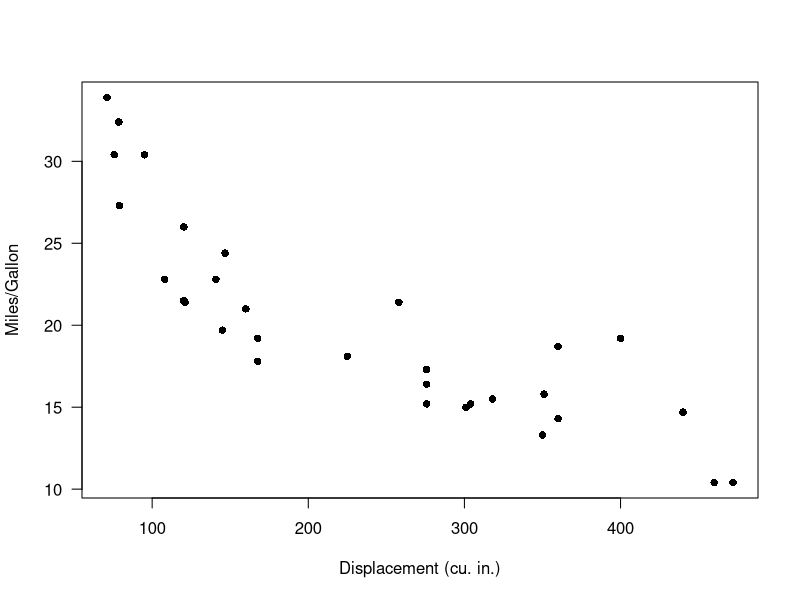
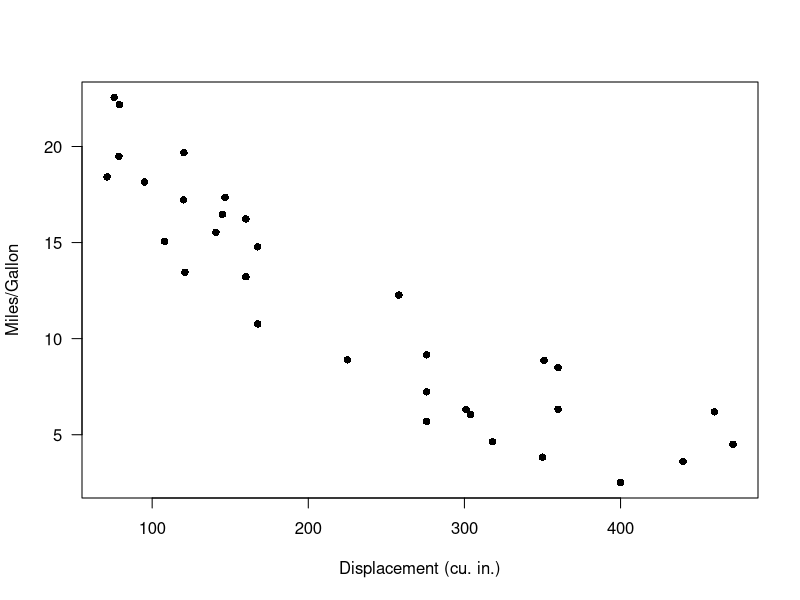

Recreate these plots in R, in order. (Note: this script raises an error after producing the figures.)

#  NRES 746, Lecture 4     -------------------------------                  
#   University of Nevada, Reno                       
#   Likelihood                                       
#     Assessing the probability of the data          
#     under a fully specified data-generating model        


# Demo: using data simulation to make inferences ----------------

data(mtcars)    # use the 'mtcars' data set as an example 

# ?mtcars

plot(mpg~disp, data = mtcars, las = 1, pch = 16, xlab = "Displacement (cu. in.)", ylab = "Miles/Gallon")   # visualize the relationship


# try an exponential model

mu_func <- function(x,a,b){
  a*exp(b*x)        # deterministic exponential decline (assuming b is negative)
}

DataGenerator <- function(x,params){
  a=params[1]; b=params[2]; sigma=params[3]
  rnorm(length(x),mu_func(x,a,b),sigma)     
}


## generate data under an assumed process model -----------------

xvals=mtcars$disp    # xvals same as data (there is no random component here- we can't really "sample" x values)
params <- c(  
  a = 30,             # set model parameters arbitrarily (eyeballing to the data) (see Bolker book)
  b = -0.005,   # = 1/200
  sigma=2
)

yvals <- DataGenerator(xvals,params)

plot(yvals~xvals,las = 1, pch = 16, xlab = "Displacement (cu. in.)", ylab = "Miles/Gallon")      # plot the simulated data



## assess goodness-of-fit of a known data-generating model --------------------

VisualizeModelWithData <- function(x,params){ 
  lots=1000
  plotdat = data.frame(xseq=round(seq(min(x),max(x),length=25)))
  results = replicate(lots,DataGenerator(plotdat$xseq,params))
      # now make a boxplot of the results
  bounds=sapply(1:nrow(results), function(t) c(lb=quantile(results[t,],0.025,names=F), ub=quantile(results[t,],0.975,names=F), mean=mean(results[t,]))  )
  plotdat = cbind(plotdat,t(bounds))
  plot = ggplot(plotdat,aes(x=xseq,y=mean)) +
    geom_ribbon(aes(ymin=lb,ymax=ub),fill="gray") +
    geom_path(lwd=2) + 
    geom_point(data=mtcars,aes(x=disp,y=mpg),col="darkgreen") +
    labs(x="Displacement",y="mpg",title ="Plausible data under this model" ) +
    theme_classic()
  print(plot)
}


VisualizeModelWithData(xvals,params)    # run the function to visualize the range of data that could be produced under this model


# now change the parameters and see if the data fit to the model

params["a"]=45       # was 30
params["b"]=-0.005   
    
VisualizeModelWithData(xvals,params)   


# try again- select a new set of parameters

params["b"]=-0.002   # was -0.005
params["sigma"]=3    # was 2
    
VisualizeModelWithData(xvals,params)   

# Work with likelihood! ---------------------

obs.data <- mtcars[1,c("mpg","disp")]    # for simplicity, consider only the first observation
obs.data


## "best fit" parameters from above   ----------------

params["a"]=35            # fill the list with the "best fit" parameter set from above (this is still just an educated guess) 
params["b"]= -0.0029   
params["sigma"]=0.95

expected_val <- mu_func(obs.data$disp,params["a"],params["b"])   
expected_val      # expected mpg for the first observation in the "mtcars" dataset


## Visualize the likelihood of this single observation.  ------------------------

mu_star = expected_val   # expected (mean) value for this observation, given the data generating model
sigma_star = params['sigma']    # standard deviation

curve(dnorm(x,mu_star,sigma_star),10,30,xlab="Response outcome under the specified model",ylab="probability density")   # probability of all plausible mpg values under the data generating model.  
abline(v=obs.data$mpg,col="red",lwd=2)    # overlay the observed data


## compute the likelihood of the first observation  ---------------------

likelihood1 = dnorm(obs.data$mpg,mu_star,sigma_star)
likelihood1


## Visualize the likelihood of two observations. ---------------

obs.data <- mtcars[c(1,3),c("mpg","disp")]
obs.data

par(mfrow=c(1,2))  # set up graphics!

for(i in 1:nrow(obs.data)){
  curve(dnorm(x,mu_func(obs.data$disp[i],params['a'],params['b']),params['sigma']),10,30,xlab="mpg",ylab="probability density")   # probability density
  abline(v=obs.data$mpg[i],col="red",lwd=2)
}


## compute the likelihood of observing BOTH data points  ----------------

Likelihood <- dnorm(obs.data$mpg[1],mu_func(obs.data$disp[1],params['a'],params['b']),params['sigma']) *
              dnorm(obs.data$mpg[2],mu_func(obs.data$disp[2],params['a'],params['b']),params['sigma'])  
Likelihood

prod(dnorm(obs.data$mpg,mu_func(obs.data$disp,params['a'],params['b']),params['sigma']))

# and now... four observations!

obs.data <- mtcars[c(1,3,4,5),c("mpg","disp")]
obs.data

par(mfrow=c(2,2))  # set up graphics!

for(i in 1:nrow(obs.data)){
  curve(dnorm(x,mu_func(obs.data$disp[i],params['a'],params['b']),params['sigma']),10,30,xlab="mpg",ylab="probability density")   # probability density
  abline(v=obs.data$mpg[i],col="red",lwd=2)
}



    # compute the likelihood of observing all four data points
prod(dnorm(obs.data$mpg,mu_func(obs.data$disp,params['a'],params['b']),params['sigma']))


       # Finally, compute the likelihood of ALL data points in the entire data set, using the "prod()" function
full.data <- mtcars[,c("mpg","disp")]

prod(dnorm(full.data$mpg,mu_func(full.data$disp,params['a'],params['b']),params['sigma']))


## Compute the log-likelihood (easier to work with!)  -----------------------

l <- sum(dnorm(full.data$mpg,mu_func(full.data$disp,params['a'],params['b']),params['sigma'],log=TRUE)) 
l
exp(l)   # we can convert back to likelihood if we want...


# Example likelihood function!  --------------------------------

# Arguments:
#   params: bundled vector of free parameters for the known data-generating model

mtcars_LL <- function(params){
  sum(dnorm(mtcars$mpg,mu_func(mtcars$disp,params['a'],params['b']),params['sigma'],log=TRUE)) 
}
mtcars_LL(params)


# Use numerical optimization methods to identify the maximum likelihood estimate (and the likelihood at the MLE)

optimizedLik <- optim(fn=mtcars_LL,par=params,control=list(fnscale=-1),hessian = T)  # note, the control param is set so that "optim" maximizes rather than minimizes the Log-likelihood. 


MLE = optimizedLik$par   # maximum likelihood parameter estimates
MLE

LogLik = optimizedLik$value   # log likelihood for the best model
LogLik


# visualize goodness-of-fit for the best model  ----------------------

xvals <- mtcars$disp
yvals <- mtcars$mpg
VisualizeModelWithData(xvals,MLE)


powerlaw = function(x,t){
  t[1] * x^t[2]
}

mtcars_NLL2 = function(params){
  -sum(dnorm(mtcars$mpg,powerlaw(mtcars$disp,params[1:2]),params['sigma'],log=TRUE)) 
}

params=c(a=40,b=-0.1,sigma=2)
optimizedLik2 <- optim(fn=mtcars_NLL2,par=params,,hessian = T)
MLE2 = optimizedLik2$par
MLE2

plot(mtcars$disp,mtcars$mpg)
curve(powerlaw(x,MLE2),add=T)


# Estimating parameter uncertainty -------------------------

# Visualize a "slice" of the likelihood function

allvals_b <- seq(-1/1000,-1/200,length=200)
paramslist <- lapply(allvals_b, function(t){MLE['b']=t;MLE } )
slice_b <- sapply(paramslist, function(t) exp(mtcars_LL(t))) 

plot(allvals_b,slice_b,type="l",main="Likelihood Slice",xlab="Parameter Slice for \'b\'",ylab="Likelihood")


# Work with log-likelihood instead...

slice_b <- sapply(paramslist, function(t) mtcars_LL(t))    # 

plot(allvals_b,slice_b,type="l",main="Log Likelihood Slice",xlab="Parameter Slice for \'b\'",ylab="Log-Likelihood")


# zoom in closer to the MLE

allvals_b <- seq(-1/550,-1/350,length=200)
paramslist <- lapply(allvals_b, function(t){MLE['b']=t;MLE } )
slice_b <- sapply(paramslist, function(t) mtcars_LL(t)) 

plot(allvals_b,slice_b,type="l",main="Log Likelihood Slice",xlab="Parameter Slice for \'b\'",ylab="Log-Likelihood")

# what parameter values are within 2 log likelihood units of the best value?  -------------

plot(allvals_b,slice_b,type="l",main="Log Likelihood Slice",xlab="Parameter Slice for \'b\'",ylab="Log-Likelihood")
abline(v=MLE['b'],lwd=3,col="blue")
abline(h=(LogLik-2))


# Generate an approximate 95% confidence interval for the "b" parameter -----------------

reasonable_b_slice <- allvals_b[slice_b>=(LogLik-2)]
reasonable_b_limits <- c(min(reasonable_b_slice),max(reasonable_b_slice))

plot(allvals_b,slice_b,type="l",main="Log Likelihood slice",xlab="Parameter Slice for \'b\'",ylab="Log-Likelihood")
abline(v=MLE['b'],lwd=3,col="blue")
abline(h=(LogLik-2))
abline(v=reasonable_b_limits,lwd=1,col="blue")


# A better confidence interval, using the likelihood "profile" -----------------

# first, visualize the likelihood surface in 2 dimensions

a <- seq(5,50,length=200)
b <- seq(-1/300,-1/800,length=200)

LLsurface <- expand.grid(a,b)
colnames(LLsurface) <- c("a","b")
paramslist <- lapply(1:nrow(LLsurface), function(t){MLE['a']=LLsurface$a[t];MLE['b']=LLsurface$b[t];MLE } )
LLsurface$LL <- sapply(paramslist, function(t) mtcars_LL(t)) 

summary(LLsurface)

ggplot(LLsurface,mapping =aes(x=a,y=b,z=LL)) +
  geom_raster(aes(fill=LL)) +
  geom_contour(breaks=seq(-100,-75,3) ,lwd=1.2) +
  scale_fill_gradient(limits=c(-125,-75)) 
  


# add a contour line, assuming deviances follow a chi-squared distribution

conf95 <- qchisq(0.95,2)/2  # this evaluates to around 3. Since we are varying freely across 2 dimensions, we use chisq with 2 degrees of freedom

ggplot(LLsurface,mapping =aes(x=a,y=b,z=LL)) +
  geom_raster(aes(fill=LL)) +
  geom_contour(breaks=seq(-100,-75,3) ,lwd=1.2) +
  geom_contour(breaks=LogLik-conf95 ,lwd=2,col="black") +
  scale_fill_gradient(limits=c(-125,-75)) +
  labs(title = "Log Likelihood Surface with 2D Confidence Region")


# visualize likelihood profiles!

profile_a <- LLsurface |> group_by(a) |> summarize(LL=max(LL)) 
profile_b <- LLsurface |> group_by(b) |> summarize(LL=max(LL)) 

reasonable_a <- profile_a$a[profile_a$LL >=(LogLik-qchisq(0.95,1)/2)]

ggplot(profile_a,aes(a,LL)) + geom_path(lwd=2) + 
  geom_vline(xintercept = c(min(reasonable_a),max(reasonable_a) )) +
  xlim(c(25,40)) + ylim(c(-110,-75))



# profile for the b parameter... 

reasonable_b <- profile_b$b[profile_b$LL >=(LogLik-qchisq(0.95,1)/2)]

ggplot(profile_b,aes(b,LL)) + geom_path(lwd=2) + 
  geom_vline(xintercept = c(min(reasonable_b),max(reasonable_b) )) 


# Compare profile and slice intervals

compdf <- rbind(profile_b,data.frame(b=allvals_b,LL=slice_b))
compdf$Method <- rep(c("Profile","Slice"),each=nrow(profile_b))

ggplot(compdf,aes(x=b,y=LL,color=Method)) + geom_path(lwd=2) + 
  geom_vline(xintercept = c(min(reasonable_b),max(reasonable_b) ),color="darkgreen",lty=2) +
  geom_vline(xintercept = reasonable_b_limits ,color="purple",lty=2) +
  scale_color_manual(values=c("darkgreen","purple"))


## use the normal approximation to estimate confidence intervals!

varcov <- solve(-optimizedLik$hessian)   # compute the variance covariance matrix for the coefficients from the hessian matrix

# approximate confidence interval as 2 standard errors from the MLE
lb = MLE - 2*sqrt(diag(varcov))
ub = MLE + 2*sqrt(diag(varcov))

cbind(MLE,lb,ub)

# compare with profile likelihood method for b
c(min(reasonable_b),max(reasonable_b) )    # close enough!?


###### Practice exercise: develop a likelihood function for estimating the probability of detection of a rare frog species

ncaps <- c(3,2,6)   # number of times out of 10 that a frog is detected at 3 known-occupided wetland sites

#### construct a likelihood function


#### find the MLE using 'optim()' in R


#### find the approximate 95% confidence interval using the "rule of 2"




# demo: likelihood ratio test  -------------------------------

curve(dchisq(x,2),0,10,ylab="probability density",xlab="x", main="Chi-Squared distribution, df=2")


curve(dchisq(x,2),0,10,ylab="probability density",xlab="x", main="Chi-Squared distribution, df=2")
abline(v=qchisq(0.95,2),col="red",lwd=2)


curve(dchisq(x,1),0,5,ylab="probability density",xlab="x", main="Chi-Squared distribution, df=1")
abline(v=qchisq(0.95,1),col="red",lwd=2)
